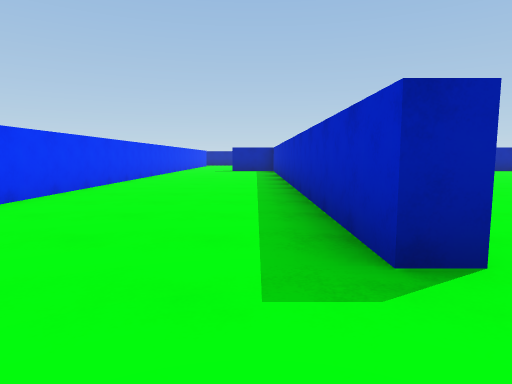
view 1 (above)

14 first-person views from a walk through a Unity game level. The camera is 1.2 m above the floor, tilts 6° down and sees 75° across. The floor is counted in squares, 2 m on a side. Each view is taken from the middle of a square. On the plan, view 1 faces up. The plan holds only what a view shows up to about 10 squares ahead; the rest is blank. The place goes on beyond the plan.

view 2
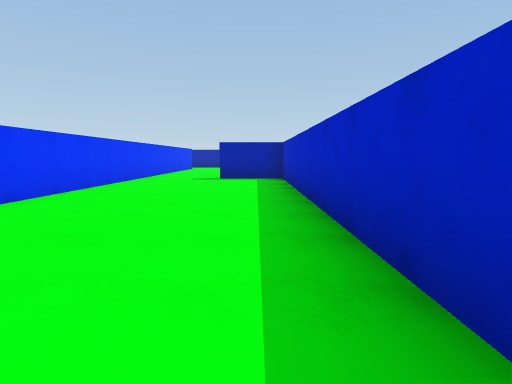

view 3
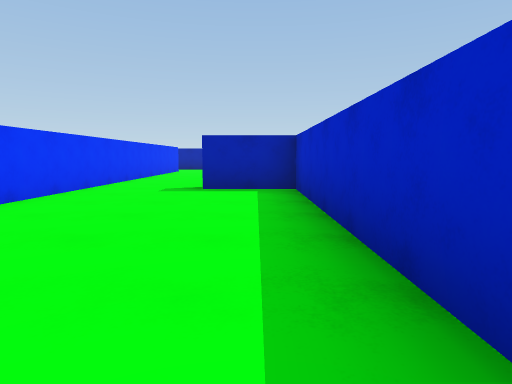

view 4
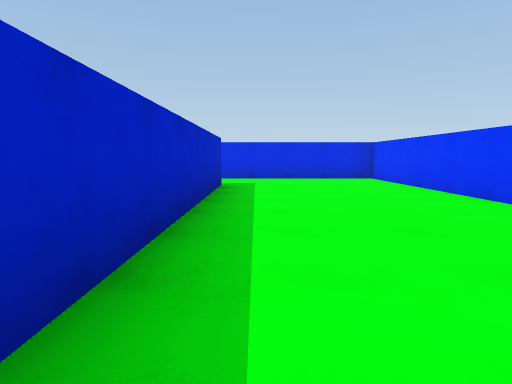

view 5
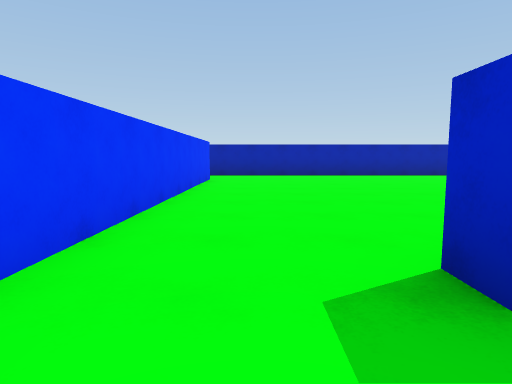

view 6
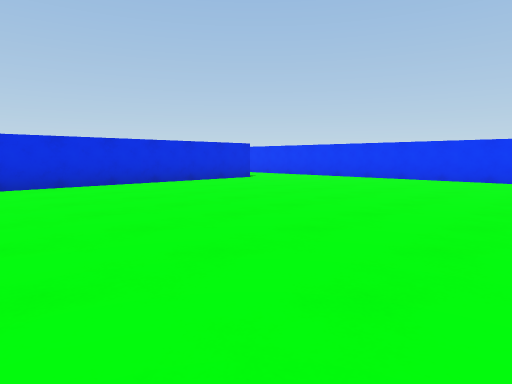

view 7
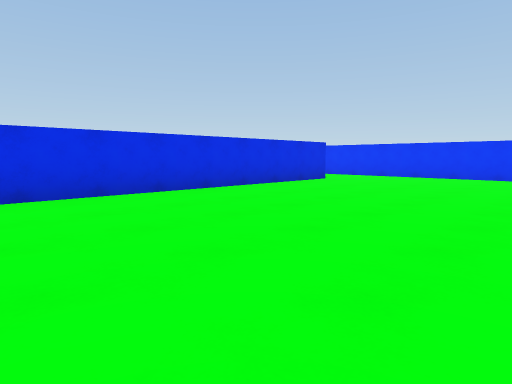

view 8
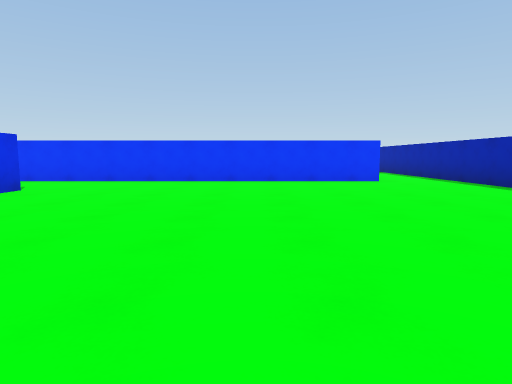

view 9
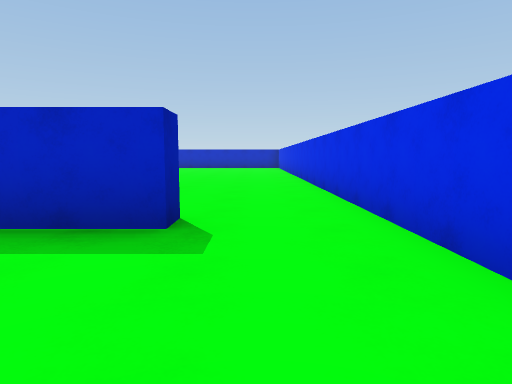

view 10
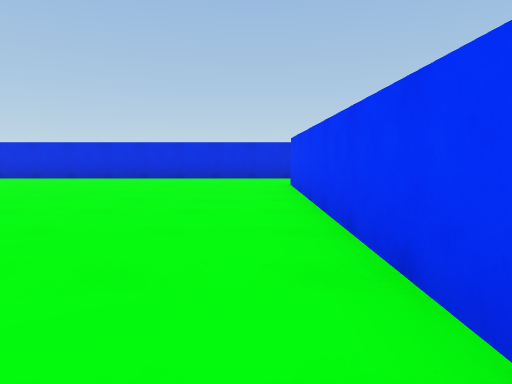

view 11
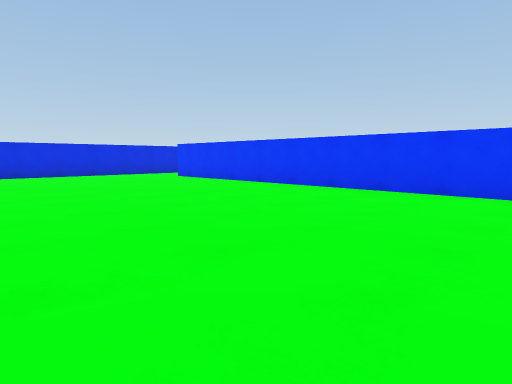

view 12
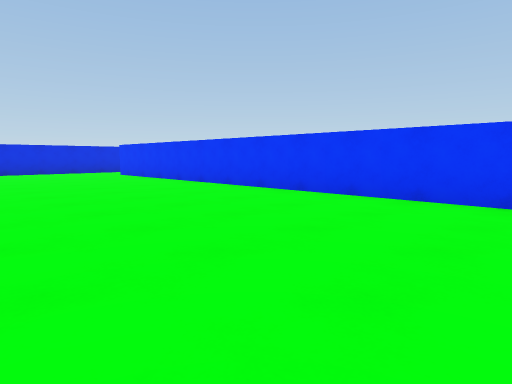

view 13
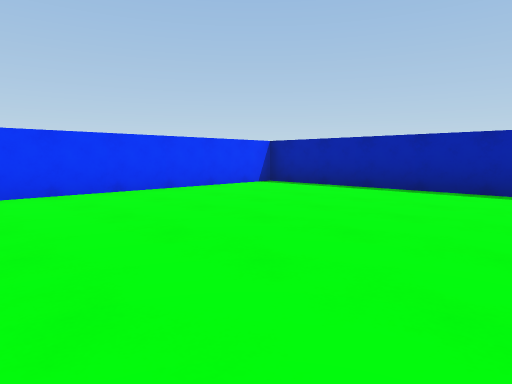

view 14
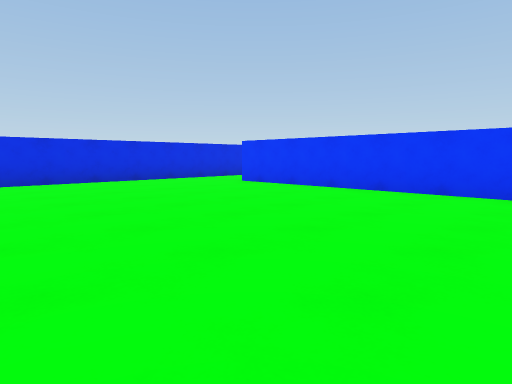

### Floor plan
Points are (right, up) in squares from view 1. A wall is a line through its corners. A room is listed if a view was taken in it or the views show most of it. See-through windows are left out.
Room 1 (views 1, 2, 3, 4, 5, 6, 7, 8, 9)
walls: (-3.2, 22.1) (-3.2, -0.2) (1.5, -0.2); (1.2, 1.7) (0.8, 1.7) (0.8, 14.3) (-1, 14.3) (-1, 14.8) (6.4, 14.8)
ways out: opening at (1, 0.5) to room 2
Room 2 (views 10, 11, 12, 13, 14)
walls: (1.5, -0.2) (7.5, -0.2); (6.2, 14.3) (1.2, 14.3) (1.2, 1.7)
ways out: opening at (1, 0.5) to room 1

Positions as (right, up) in squares from view 1, and headings:
1: (0, 0), facing up
2: (0, 5), facing up
3: (0, 8), facing up
4: (0, 9), facing down
5: (-2, 13), facing up
6: (6, 22), facing down-left
7: (7, 20), facing down-left
8: (5, 19), facing left
9: (-2, 1), facing right
10: (2, 9), facing down
11: (7, 11), facing down-left
12: (6, 13), facing down-left
13: (7, 8), facing up-left
14: (7, 8), facing down-left
